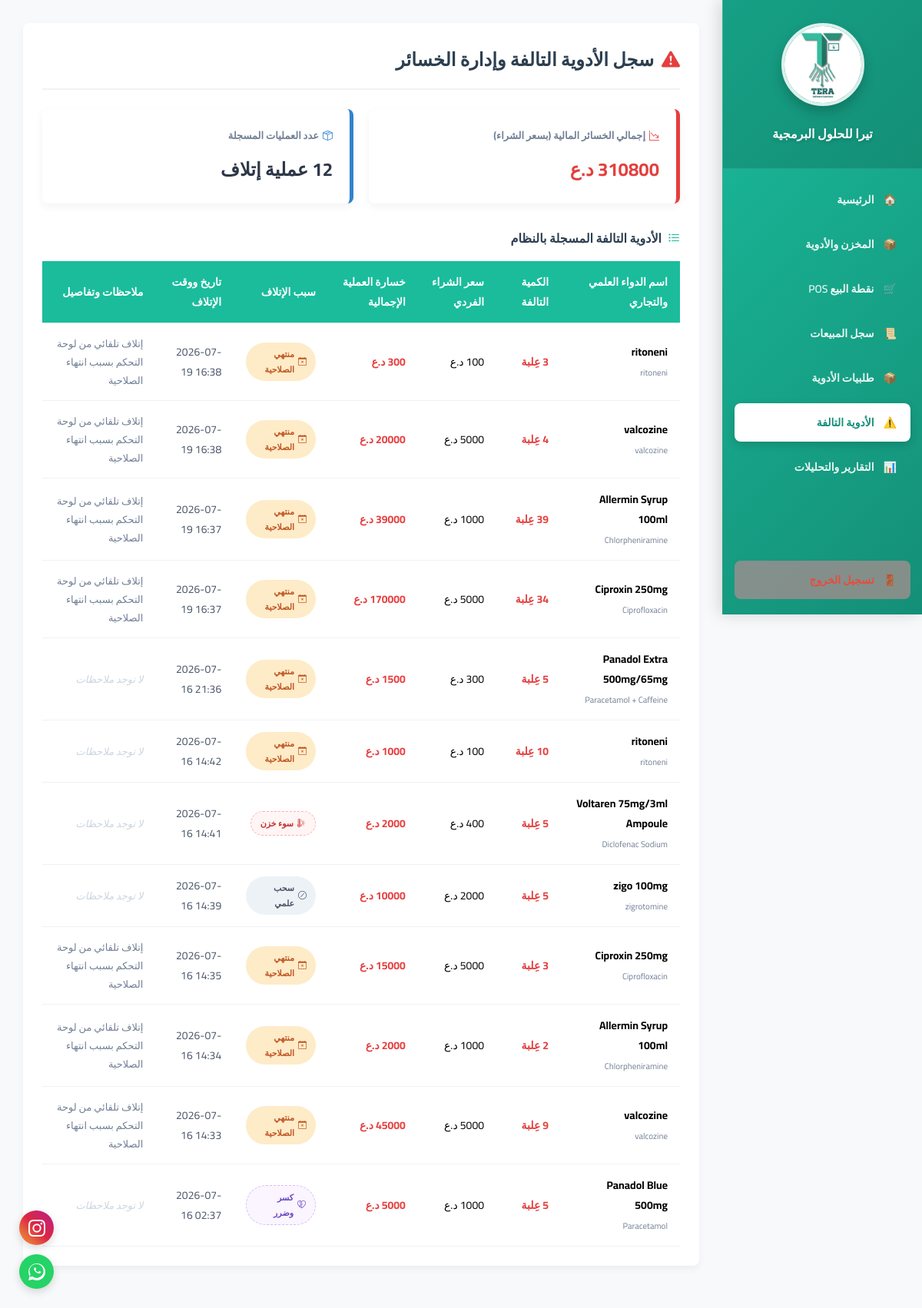
Page /pharmacy/damaged-medicines/ (signed in) on the committed database.
### pharmacy/models.py (models this page shows, shortened)
class DamagedMedicine(models.Model):
    DAMAGE_REASONS = [
        ('heat', '🌡️ تلف بسبب الحرارة / انقطاع الكهرباء'),
        ('storage', '📦 تلف بسبب سوء التخزين / الرطوبة'),
        ('physical', '💥 كسر / تلف فيزيائي للمنتج'),
        ('other', '🌀 أسباب أخرى'),
    ]
    pharmacy = models.ForeignKey(PharmacyBranch, on_delete=models.CASCADE, related_name='damaged_medicines', verbose_name="الصيدلية")
    medicine = models.ForeignKey(Medicine, on_delete=models.CASCADE, related_name='damaged_records', verbose_name="الدواء")
    quantity_damaged = models.IntegerField(verbose_name="الكمية التالفة")
    reason = models.CharField(max_length=20, choices=DAMAGE_REASONS, default='heat', verbose_name="سبب التلف")
    notes = models.TextField(blank=True, null=True, verbose_name="ملاحظات إضافية")
    damaged_at = models.DateTimeField(auto_now_add=True, verbose_name="تاريخ ووقت الإتلاف")

class Medicine(models.Model):
    CATEGORY_CHOICES = [
        ('tablet', '💊 حبوب / كبسول'),
        ('syrup', '🧪 شراب / معلق'),
        ('injection', '💉 حقن / فيال / أمبول'),
        ('ointment', '🧴 مرهم / كريم / جيل'),
        ('drops_eye_ear', '👁️ قطرات عين / أذن'),
        ('drops_nasal', '👃 قطرات / بخاخ أنف'),
        ('suppository', ' تحاميل / لبوس'),
        ('supplement_vitamin', '🍏 فيتامينات / مكملات غذائية'),
        ('tonic_energy', '⚡ مقويات / منشطات'),
        ('powder_sachet', '🥛 بودرة / فوار'),
        ('medical_device', '🩺 مستلزمات طبية / أجهزة'),
        ('other', '📦 أخرى'),
    ]
    pharmacy = models.ForeignKey(PharmacyBranch, on_delete=models.CASCADE, related_name='medicines', verbose_name="الصيدلية")
    trade_name = models.CharField(max_length=200, verbose_name="الاسم التجاري")
    scientific_name = models.CharField(max_length=200, verbose_name="الاسم العلمي")
    category = models.CharField(max_length=20, choices=CATEGORY_CHOICES, default='tablet', verbose_name="نوع الدواء")
    quantity = models.IntegerField(default=0, verbose_name="الكمية المتوفرة")
    buy_price = models.IntegerField(verbose_name="سعر الشراء (د.ع)")
    sell_price = models.IntegerField(verbose_name="سعر البيع (د.ع)")
    expiry_date = models.DateField(verbose_name="تاريخ انتهاء الصلاحية")
    shelf_location = models.CharField(max_length=50, blank=True, null=True, verbose_name="مكان الرف")
    is_damaged = models.BooleanField(default=False, verbose_name="هل الدواء تالف/معزول؟")
    barcode = models.CharField(max_length=50, null=True, blank=True, verbose_name="باركود الدواء")
    class Meta:
        unique_together = ('pharmacy', 'barcode')

### pharmacy/views.py (the view)
# urls.py: path('damaged-medicines/', views.damaged_medicines_list, name='damaged_medicines'),
@login_required
def damaged_medicines_list(request):
    user_profile = request.user.profile
    if not user_profile.is_pharmacy_owner:
        messages.error(request, "عذراً، هذه الصفحة مخصصة للمدير وصاحب الصيدلية فقط.")
        return redirect('pharmacy_dashboard')
    user_pharmacy = user_profile.pharmacy
    damaged_list = DamagedMedicine.objects.filter(
        pharmacy=user_pharmacy
    ).select_related('medicine').order_by('-damaged_at')
    total_losses = sum(item.quantity_damaged * item.medicine.buy_price for item in damaged_list)
    return render(request, 'pharmacy/damaged_medicines.html', {
        'damaged_list': damaged_list,
        'total_losses': total_losses,
        'pharmacy_name': user_pharmacy.name
    })

### pharmacy/templatetags/custom_filters.py (called while the page is built)
@register.filter
def multiply(value, arg):
    try:
        return int(value) * int(arg)
    except (ValueError, TypeError):
        return 0

### pharmacy/templates/pharmacy/damaged_medicines.html (shortened to what this page needs)
{% extends "pharmacy/base.html" %}
{% load custom_filters %}
{% block content %}
    <link rel="stylesheet" href="https://cdn.jsdelivr.net/npm/bootstrap-icons@1.11.0/font/bootstrap-icons.css">
    <div class="damaged-section">
        <div style="display: flex; justify-content: space-between; align-items: center; border-bottom: 2px solid #f1f2f6; padding-bottom: 15px; margin-bottom: 25px;">
            <h2 style="margin: 0; color: #2c3e50; display: flex; align-items: center; gap: 10px;">
                <i class="bi bi-exclamation-triangle-fill" style="color: #e53e3e;"></i>
                سجل الأدوية التالفة وإدارة الخسائر
            </h2>
        </div>
        <div class="stats-grid">
            <div class="stat-card">
                <h3><i class="bi bi-graph-down-arrow" style="color: #e53e3e;"></i> إجمالي الخسائر المالية (بسعر الشراء)</h3>
                <div class="value loss">{{ total_losses }} د.ع</div>
            </div>
            <div class="stat-card blue">
                <h3><i class="bi bi-box-seam" style="color: #3182ce;"></i> عدد العمليات المسجلة</h3>
                <div class="value">{{ damaged_list.count }} عملية إتلاف</div>
            </div>
        </div>
        <div class="custom-table-wrapper">
            <h3 style="margin-top: 0; margin-bottom: 15px; color: #2c3e50; font-size: 16px; display: flex; align-items: center; gap: 8px;">
                <i class="bi bi-list-task" style="color: #1abc9c;"></i>
                الأدوية التالفة المسجلة بالنظام
            </h3>
            <table class="custom-table">
                <thead>
                    <tr>
                        <th>اسم الدواء العلمي والتجاري</th>
                        <th>الكمية التالفة</th>
                        <th>سعر الشراء الفردي</th>
                        <th>خسارة العملية الإجمالية</th>
                        <th>سبب الإتلاف</th>
                        <th>تاريخ ووقت الإتلاف</th>
                        <th>ملاحظات وتفاصيل</th>
                    </tr>
                </thead>
                <tbody>
                    {% for item in damaged_list %}
                    <tr>
                        <td>
                            <strong>{{ item.medicine.trade_name }}</strong>
                            <br>
                            <span style="font-size: 11px; color: #718096;">{{ item.medicine.scientific_name }}</span>
                        </td>
                        <td><strong style="color: #e53e3e;">{{ item.quantity_damaged }} عِلبة</strong></td>
                        <td>{{ item.medicine.buy_price }} د.ع</td>
                        <td>
                            <strong style="color: #e53e3e;">
                                {{ item.quantity_damaged|multiply:item.medicine.buy_price }} د.ع
                            </strong>
                        </td>
                        <td>
                            {% if item.reason == 'expired' %}
                                <span class="custom-badge badge-expired"><i class="bi bi-calendar-x"></i> منتهي الصلاحية</span>
                            {% elif item.reason == 'broken' %}
                                <span class="custom-badge badge-broken"><i class="bi bi-heartbreak"></i> كسر وضرر</span>
                            {% elif item.reason == 'spoiled' %}
                                <span class="custom-badge badge-spoiled"><i class="bi bi-thermometer-sun"></i> سوء خزن</span>
                            {% elif item.reason == 'withdrawn' %}
                                <span class="custom-badge badge-withdrawn"><i class="bi bi-slash-circle"></i> سحب علمي</span>
                            {% else %}
                                <span class="custom-badge badge-other"><i class="bi bi-box"></i> أسباب أخرى</span>
                            {% endif %}
                        </td>
                        <td style="direction: ltr; text-align: right; color: #4a5568;">{{ item.damaged_at|date:"Y-m-d H:i" }}</td>
                        <td style="max-width: 200px; color: #718096; font-size: 13px;">
                            {% if item.notes %}
                                {{ item.notes }}
                            {% else %}
                                <span style="color: #cbd5e0; font-style: italic;">لا توجد ملاحظات</span>
                            {% endif %}
                        </td>
                    </tr>
                    {% endfor %}
                </tbody>
            </table>
        </div>
    </div>
{% endblock %}

### pharmacy/templates/pharmacy/base.html (style rules this page uses)
body { font-family: 'Cairo', sans-serif; margin: 0; padding: 0; background-color: #f8f9fa; display: flex; }

### pharmacy/templates/pharmacy/damaged_medicines.html (style rules this page uses)
html { overflow-y: scroll; }
body, h2, h3, h4, th, td, span, div { font-family: 'Tajawal', 'Cairo', sans-serif !important; }
.damaged-section { background: white; padding: 25px; border-radius: 8px; box-shadow: 0 4px 10px rgba(0,0,0,0.05); margin-bottom: 25px; }
.stats-grid { display: grid; grid-template-columns: repeat(auto-fit, minmax(280px, 1fr)); gap: 20px; margin-bottom: 30px; }
.stat-card { background: white; padding: 22px; border-radius: 8px; box-shadow: 0 4px 12px rgba(0,0,0,0.05); border-right: 5px solid #e53e3e; display: flex; flex-direction: column; justify-content: center; transition: transform 0.2s ease; }
.stat-card.blue { border-right-color: #3182ce; }
.stat-card h3 { margin: 0; color: #718096; font-size: 13px; font-weight: bold; display: flex; align-items: center; gap: 5px; }
.stat-card .value { font-size: 24px; font-weight: bold; color: #2d3748; margin-top: 10px; }
.stat-card .value.loss { color: #e53e3e; }
.custom-table-wrapper { overflow-x: auto; margin-top: 15px; }
.custom-table { width: 100%; border-collapse: collapse; font-size: 14px; text-align: right; }
.custom-table th, .custom-table td { padding: 14px 16px; border-bottom: 1px solid #edf2f7; }
.custom-table th { background-color: #1abc9c; color: white; font-weight: bold; }
.custom-table tbody tr { transition: background-color 0.2s; }
.custom-badge { padding: 5px 12px; border-radius: 50px; font-size: 11px; font-weight: bold; display: inline-flex; align-items: center; gap: 5px; }
.badge-expired { background-color: #feebc8; color: #c05621; }
.badge-broken { background-color: #faf5ff; color: #6b46c1; border: 1px dashed #d6bcfa; }
.badge-spoiled { background-color: #fff5f5; color: #c53030; border: 1px dashed #feb2b2; }
.badge-withdrawn { background-color: #edf2f7; color: #4a5568; }

### rows in the picture
DamagedMedicine: medicine.trade_name "ritoneni", medicine.scientific_name "ritoneni", quantity_damaged|multiply "300", reason "expired" (drawn), damaged_at "2026-07-19 16:38", notes "إتلاف تلقائي من لوحة التحكم بسبب انتهاء الصلاحية"
DamagedMedicine: medicine.trade_name "valcozine", medicine.scientific_name "valcozine", quantity_damaged "4", quantity_damaged|multiply "20000", reason "expired" (drawn), damaged_at "2026-07-19 16:38", notes "إتلاف تلقائي من لوحة التحكم بسبب انتهاء الصلاحية"
DamagedMedicine: medicine.trade_name "Allermin Syrup 100ml", medicine.scientific_name "Chlorpheniramine", quantity_damaged|multiply "39000", reason "expired" (drawn), damaged_at "2026-07-19 16:37", notes "إتلاف تلقائي من لوحة التحكم بسبب انتهاء الصلاحية"
DamagedMedicine: medicine.trade_name "Ciproxin 250mg", medicine.scientific_name "Ciprofloxacin", reason "expired" (drawn), damaged_at "2026-07-19 16:37", notes "إتلاف تلقائي من لوحة التحكم بسبب انتهاء الصلاحية"
DamagedMedicine: medicine.trade_name "Panadol Extra 500mg/65mg", medicine.scientific_name "Paracetamol + Caffeine", quantity_damaged|multiply "1500", reason "expired" (drawn), damaged_at "2026-07-16 21:36", notes "لا توجد ملاحظات"
DamagedMedicine: medicine.trade_name "ritoneni", medicine.scientific_name "ritoneni", quantity_damaged|multiply "1000", reason "expired" (drawn), damaged_at "2026-07-16 14:42", notes "لا توجد ملاحظات"
DamagedMedicine: medicine.trade_name "Voltaren 75mg/3ml Ampoule", medicine.scientific_name "Diclofenac Sodium", quantity_damaged|multiply "2000", reason "spoiled" (drawn), damaged_at "2026-07-16 14:41", notes "لا توجد ملاحظات"
DamagedMedicine: medicine.trade_name "zigo 100mg", medicine.scientific_name "zigrotomine", quantity_damaged|multiply "10000", reason "withdrawn" (drawn), damaged_at "2026-07-16 14:39", notes "لا توجد ملاحظات"
DamagedMedicine: medicine.trade_name "Ciproxin 250mg", medicine.scientific_name "Ciprofloxacin", quantity_damaged|multiply "15000", reason "expired" (drawn), damaged_at "2026-07-16 14:35", notes "إتلاف تلقائي من لوحة التحكم بسبب انتهاء الصلاحية"
DamagedMedicine: medicine.trade_name "Allermin Syrup 100ml", medicine.scientific_name "Chlorpheniramine", quantity_damaged|multiply "2000", reason "expired" (drawn), damaged_at "2026-07-16 14:34", notes "إتلاف تلقائي من لوحة التحكم بسبب انتهاء الصلاحية"
DamagedMedicine: medicine.trade_name "valcozine", medicine.scientific_name "valcozine", quantity_damaged "9", quantity_damaged|multiply "45000", reason "expired" (drawn), damaged_at "2026-07-16 14:33", notes "إتلاف تلقائي من لوحة التحكم بسبب انتهاء الصلاحية"
DamagedMedicine: medicine.trade_name "Panadol Blue 500mg", medicine.scientific_name "Paracetamol", quantity_damaged|multiply "5000", reason "broken" (drawn), damaged_at "2026-07-16 02:37", notes "لا توجد ملاحظات"

### other values in the picture
{{ total_losses }} "310800"
